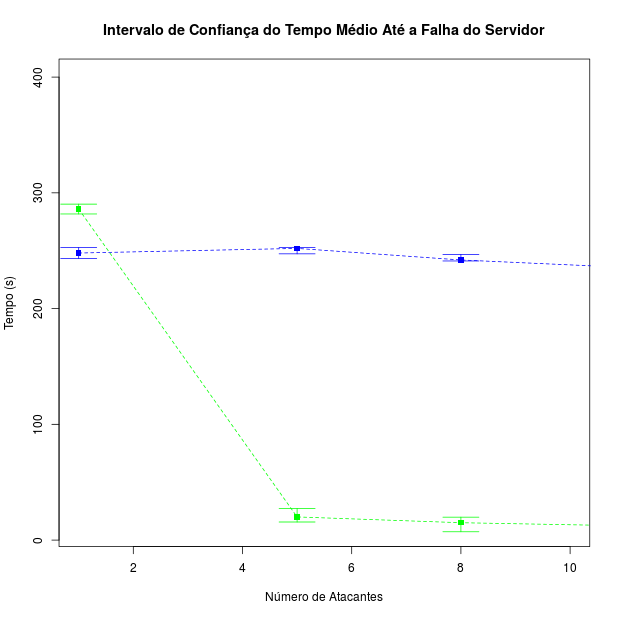

Source code (R):
#!/usr/bin/env Rscript

#SEED=$(( ( RANDOM % 10000 )  + 1 ))
# media com Udp
x<-read.table("/home/cicero/core-ddos/R/mtf.csv", sep=",", h=T)
# media com 1 node
m1u<- x$mudp[8]
m1h<- x$mhttp[12]

# media com 5 node
m5u<- x$mudp[9]
m5h<- x$mhttp[3]

# media com 8 node
m8u<- x$mudp[5]
m8h<- x$mhttp[2]

# sd com 1 node
s1u<- x$sdu[8]
s1h<- x$sdh[12]

# sd com 5 node
s5u<- x$sdu[9]
s5h<- x$sdh[3]

# sd com 8 node
s8u<- x$sdu[5]
s8h<- x$sdh[2]

# confiança de 95% 
transfz <- 1.96

# limit udp com 1 node
iu<- x$interval[8] # tamanho da amostra
udpn<- iu - transfz*s1u/sqrt(length(iu))
udpp<- iu + transfz*s1u/sqrt(length(iu))

# limit http com 1 node
ih<- x$interval[12]
httpn<- ih - transfz*s1h/sqrt(length(ih))
httpp<- ih + transfz*s1h/sqrt(length(ih))

#-------------------------------------------------------------------------------------
# plot gráfico
# udp blue
png("mtf.png", width = 620, height = 620)
matplot(m1u, iu, col="blue",pch=15,ylab="Tempo (s)", xlab="Número de Atacantes", main="Intervalo de Confiança do Tempo Médio Até a Falha do Servidor",ylim=c(10, 400),xlim=c(1,10))

# http green
points(m1h, ih, col="green", pch=15)

arrows(c(1,1),c(x$interval[8],x$interval[8]),c(1,1),c(udpn+5,udpp-5),col="blue",angle=90)
arrows(c(1,1),c(x$interval[12],x$interval[12]),c(1,1),c(httpn+5,httpp-5),col="green",angle=90)
#--------------------------------------------------------------------------------------

# limit udp com 5 node
iu<- x$interval[9] # tamanho da amostra
udpn<- iu - transfz*s5u/sqrt(length(iu))
udpp<- iu + transfz*s5u/sqrt(length(iu))

# limit http com 5 node
ih<- x$interval[3]
httpn<- ih - transfz*s5h/sqrt(length(ih))
httpp<- ih + transfz*s5h/sqrt(length(ih))

# udp blue
points(m5u, iu, col="blue", pch=15)

# http green
points(m5h, ih, col="green", pch=15)

arrows(c(5,5),c(x$interval[9],x$interval[9]),c(5,5),c(udpn+1,udpp-5),col="blue",angle=90)
arrows(c(5,5),c(x$interval[3],x$interval[3]),c(5,5),c(httpn+8,httpp-5),col="green",angle=90)
#--------------------------------------------------------------------------------------

# limit udp com 8 node
iu<- x$interval[5] # tamanho da amostra
udpn<- iu - transfz*s8u/sqrt(length(iu))
udpp<- iu + transfz*s8u/sqrt(length(iu))

# limit http com 8 node
ih<- x$interval[2]
httpn<- ih - transfz*s8h/sqrt(length(ih))
httpp<- ih + transfz*s8h/sqrt(length(ih))

# udp blue
points(m8u, iu, col="blue", pch=15)

# http green
points(m8h, ih, col="green", pch=15)

arrows(c(8,8),c(x$interval[5],x$interval[5]),c(8,8),c(udpn+5,udpp-1),col="blue",angle=90)
arrows(c(8,8),c(x$interval[2],x$interval[2]),c(8,8),c(httpn+5,httpp-8),col="green",angle=90)
#-------------------------------------------------------------------------------------

#--------------------------------------------------------------------------------------
# udp 8954
lines(c(1,5,8,16),c(x$interval[8], x$interval[9], x$interval[5], x$interval[4]), col="blue", lty=2)
# http 12321
lines(c(1,5,8,16),c(x$interval[12], x$interval[3], x$interval[2], x$interval[1]), col="green", lty=2)

#arrows(c(1,1),c(x$interval[8],x$interval[8]),c(1,1),c(udpn,udpp),col="blue",angle=90)

dev.off()
